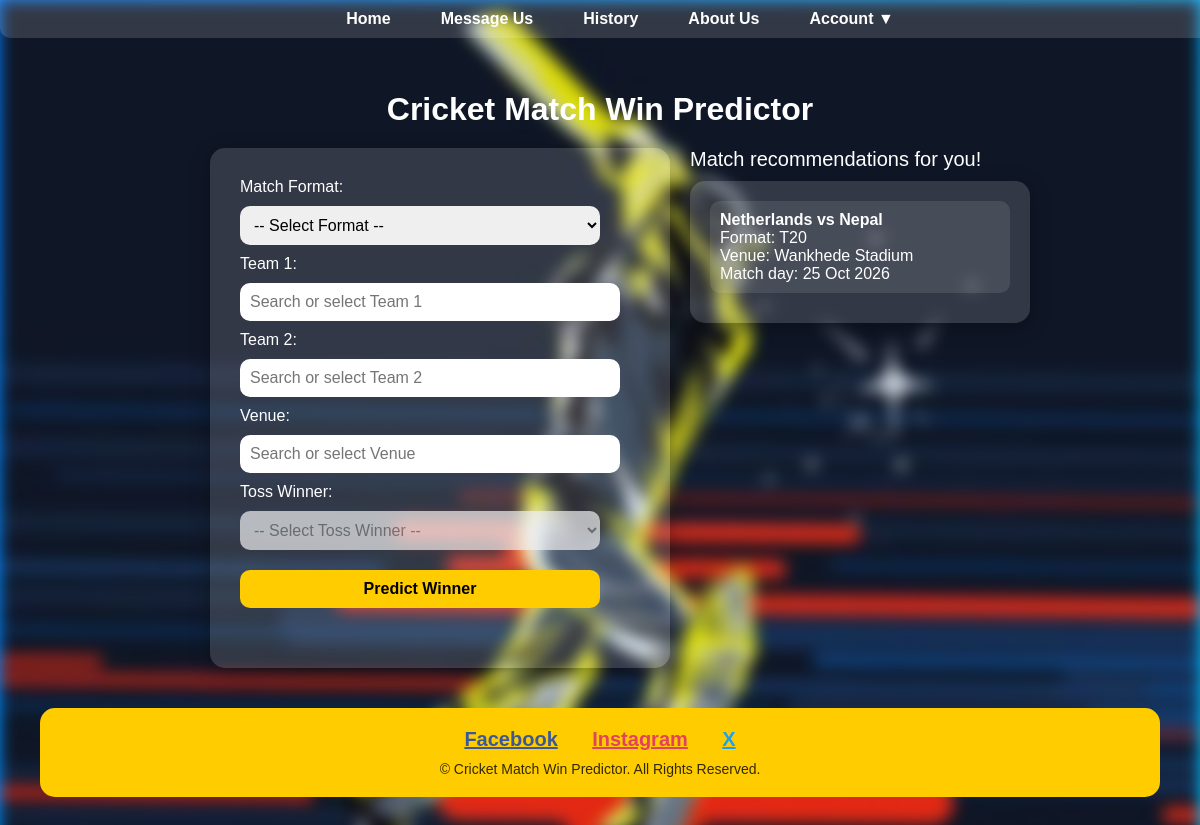
Screenshot of / (signed in) with the database file from the repository.
### app.py (models this page shows)
class Recommendation(db.Model):
    id = db.Column(db.Integer, primary_key=True)
    team1 = db.Column(db.String(50), nullable=False)
    team2 = db.Column(db.String(50), nullable=False)
    match_format = db.Column(db.String(10), nullable=False)
    venue = db.Column(db.String(100), nullable=False)
    match_date = db.Column(db.Date, nullable=True)

### app.py (the view)
@app.route('/')
def home():
    teams = list(team_encoder.classes_)
    venues = list(venue_encoder.classes_)
    recommendations = Recommendation.query.all()
    return render_template('index.html', teams=teams, venues=venues, recommendations=recommendations)

### app.py (called while the page is built)
@login_manager.user_loader
def load_user(user_id):
    return User.query.get(int(user_id))

### templates/index.html (shortened to what this page needs)
<!DOCTYPE html>
<html lang="en">
<head>
</head>
<body>
{% include 'header.html' %}
<h1>Cricket Match Win Predictor</h1>
<div class="main-container">
    <div class="prediction-container">
        <label>Match Format:</label><br>
        <select id="format" {% if not current_user.is_authenticated %}disabled{% endif %}>
            <option value="">-- Select Format --</option>
        </select><br>
        <label>Team 1:</label><br>
        <input id="team1" list="teamsList" placeholder="Search or select Team 1" {% if not current_user.is_authenticated %}disabled{% endif %}>
        <datalist id="teamsList"></datalist><br>
        <label>Team 2:</label><br>
        <input id="team2" list="teamsList2" placeholder="Search or select Team 2" disabled>
        <datalist id="teamsList2"></datalist><br>
        <label>Venue:</label><br>
        <input id="venue" list="venuesList" placeholder="Search or select Venue" {% if not current_user.is_authenticated %}disabled{% endif %}>
        <datalist id="venuesList"></datalist><br>
        <label>Toss Winner:</label><br>
        <select id="toss_winner" disabled><option value="">-- Select Toss Winner --</option></select><br>
        <button id="predict-btn" onclick="predictWinner()" {% if not current_user.is_authenticated %}disabled{% endif %}>Predict Winner</button>
    </div>
{% if current_user.is_authenticated %}
<div class="recommendations-wrapper">
    <div class="recommendations-title">Match recommendations for you!</div>
    <div class="recommendations-container">
        {% if recommendations %}
            {% for rec in recommendations %}
                <div class="recommendation-item" onclick="fillPredictionForm('{{ rec.team1 }}','{{ rec.team2 }}','{{ rec.match_format }}','{{ rec.venue }}')">
                    <strong>{{ rec.team1 }} vs {{ rec.team2 }}</strong><br>
                    Format: {{ rec.match_format }}<br>
                    Venue: {{ rec.venue if rec.venue else 'TBD' }}<br>
                    Match day: {{ rec.match_date.strftime('%d %b %Y') if rec.match_date else 'TBD' }}
                </div>
            {% endfor %}
        {% else %}
            <p>No recommendations are available.</p>
        {% endif %}
    </div>
</div>
{% endif %}
</div>
{% include 'footer.html' %}
</body>
</html>

### templates/footer.html (style rules this page uses)
body { min-height: 100vh; display: flex; flex-direction: column; }

### rows the page displays
Recommendation: team1 "Netherlands", team2 "Nepal", match_format "T20", venue "Wankhede Stadium", match_date "25 Oct 2026"
